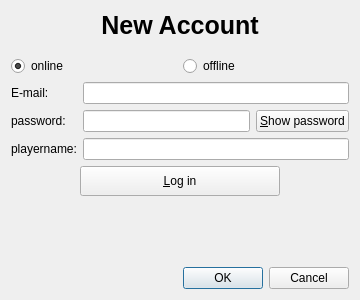
<?xml version="1.0" encoding="UTF-8"?>
<ui version="4.0">
 <class>AccountDialog</class>
 <widget class="QDialog" name="AccountDialog">
  <property name="geometry">
   <rect>
    <x>0</x>
    <y>0</y>
    <width>360</width>
    <height>300</height>
   </rect>
  </property>
  <property name="windowTitle">
   <string/>
  </property>
  <layout class="QVBoxLayout" name="verticalLayout">
   <item>
    <widget class="QLabel" name="hint_label">
     <property name="font">
      <font>
       <pointsize>19</pointsize>
       <weight>75</weight>
       <italic>false</italic>
       <bold>true</bold>
      </font>
     </property>
     <property name="layoutDirection">
      <enum>Qt::LeftToRight</enum>
     </property>
     <property name="text">
      <string>New Account</string>
     </property>
     <property name="alignment">
      <set>Qt::AlignCenter</set>
     </property>
    </widget>
   </item>
   <item>
    <spacer name="verticalSpacer">
     <property name="orientation">
      <enum>Qt::Vertical</enum>
     </property>
     <property name="sizeType">
      <enum>QSizePolicy::Fixed</enum>
     </property>
     <property name="sizeHint" stdset="0">
      <size>
       <width>20</width>
       <height>10</height>
      </size>
     </property>
    </spacer>
   </item>
   <item>
    <layout class="QHBoxLayout" name="horizontalLayout_2">
     <item>
      <widget class="QRadioButton" name="online_rb">
       <property name="text">
        <string>online</string>
       </property>
       <property name="checked">
        <bool>true</bool>
       </property>
      </widget>
     </item>
     <item>
      <widget class="QRadioButton" name="offline_rb">
       <property name="text">
        <string>offline</string>
       </property>
       <property name="checked">
        <bool>false</bool>
       </property>
      </widget>
     </item>
    </layout>
   </item>
   <item>
    <layout class="QGridLayout" name="gridLayout">
     <item row="1" column="0">
      <widget class="QLabel" name="email_label">
       <property name="sizePolicy">
        <sizepolicy hsizetype="Fixed" vsizetype="Preferred">
         <horstretch>0</horstretch>
         <verstretch>0</verstretch>
        </sizepolicy>
       </property>
       <property name="minimumSize">
        <size>
         <width>50</width>
         <height>0</height>
        </size>
       </property>
       <property name="text">
        <string>E-mail:</string>
       </property>
       <property name="buddy">
        <cstring>email_le</cstring>
       </property>
      </widget>
     </item>
     <item row="1" column="1" colspan="2">
      <widget class="QLineEdit" name="email_le"/>
     </item>
     <item row="2" column="0">
      <widget class="QLabel" name="password_label">
       <property name="text">
        <string>password:</string>
       </property>
       <property name="buddy">
        <cstring>password_le</cstring>
       </property>
      </widget>
     </item>
     <item row="2" column="1" colspan="2">
      <layout class="QHBoxLayout" name="horizontalLayout_3">
       <item>
        <widget class="QLineEdit" name="password_le"/>
       </item>
       <item>
        <widget class="QPushButton" name="showPassword_pb">
         <property name="text">
          <string>&amp;Show password</string>
         </property>
         <property name="checkable">
          <bool>true</bool>
         </property>
        </widget>
       </item>
      </layout>
     </item>
     <item row="3" column="0">
      <widget class="QLabel" name="playername_label">
       <property name="sizePolicy">
        <sizepolicy hsizetype="Fixed" vsizetype="Preferred">
         <horstretch>0</horstretch>
         <verstretch>0</verstretch>
        </sizepolicy>
       </property>
       <property name="minimumSize">
        <size>
         <width>50</width>
         <height>0</height>
        </size>
       </property>
       <property name="text">
        <string>playername:</string>
       </property>
       <property name="buddy">
        <cstring>playername_le</cstring>
       </property>
      </widget>
     </item>
     <item row="3" column="1" colspan="2">
      <widget class="QLineEdit" name="playername_le"/>
     </item>
    </layout>
   </item>
   <item>
    <layout class="QHBoxLayout" name="horizontalLayout">
     <item>
      <spacer name="horizontalSpacer">
       <property name="orientation">
        <enum>Qt::Horizontal</enum>
       </property>
       <property name="sizeHint" stdset="0">
        <size>
         <width>40</width>
         <height>20</height>
        </size>
       </property>
      </spacer>
     </item>
     <item>
      <widget class="QPushButton" name="log_in_out_pb">
       <property name="sizePolicy">
        <sizepolicy hsizetype="Fixed" vsizetype="Fixed">
         <horstretch>0</horstretch>
         <verstretch>0</verstretch>
        </sizepolicy>
       </property>
       <property name="minimumSize">
        <size>
         <width>200</width>
         <height>30</height>
        </size>
       </property>
       <property name="text">
        <string>&amp;Log in</string>
       </property>
      </widget>
     </item>
     <item>
      <spacer name="horizontalSpacer_2">
       <property name="orientation">
        <enum>Qt::Horizontal</enum>
       </property>
       <property name="sizeHint" stdset="0">
        <size>
         <width>40</width>
         <height>20</height>
        </size>
       </property>
      </spacer>
     </item>
    </layout>
   </item>
   <item>
    <spacer name="verticalSpacer_2">
     <property name="orientation">
      <enum>Qt::Vertical</enum>
     </property>
     <property name="sizeHint" stdset="0">
      <size>
       <width>20</width>
       <height>40</height>
      </size>
     </property>
    </spacer>
   </item>
   <item>
    <widget class="QDialogButtonBox" name="buttonBox">
     <property name="orientation">
      <enum>Qt::Horizontal</enum>
     </property>
     <property name="standardButtons">
      <set>QDialogButtonBox::Cancel|QDialogButtonBox::Ok</set>
     </property>
    </widget>
   </item>
  </layout>
 </widget>
 <tabstops>
  <tabstop>online_rb</tabstop>
  <tabstop>offline_rb</tabstop>
  <tabstop>email_le</tabstop>
  <tabstop>password_le</tabstop>
  <tabstop>showPassword_pb</tabstop>
 </tabstops>
 <resources/>
 <connections>
  <connection>
   <sender>buttonBox</sender>
   <signal>rejected()</signal>
   <receiver>AccountDialog</receiver>
   <slot>reject()</slot>
   <hints>
    <hint type="sourcelabel">
     <x>313</x>
     <y>248</y>
    </hint>
    <hint type="destinationlabel">
     <x>296</x>
     <y>227</y>
    </hint>
   </hints>
  </connection>
 </connections>
</ui>
